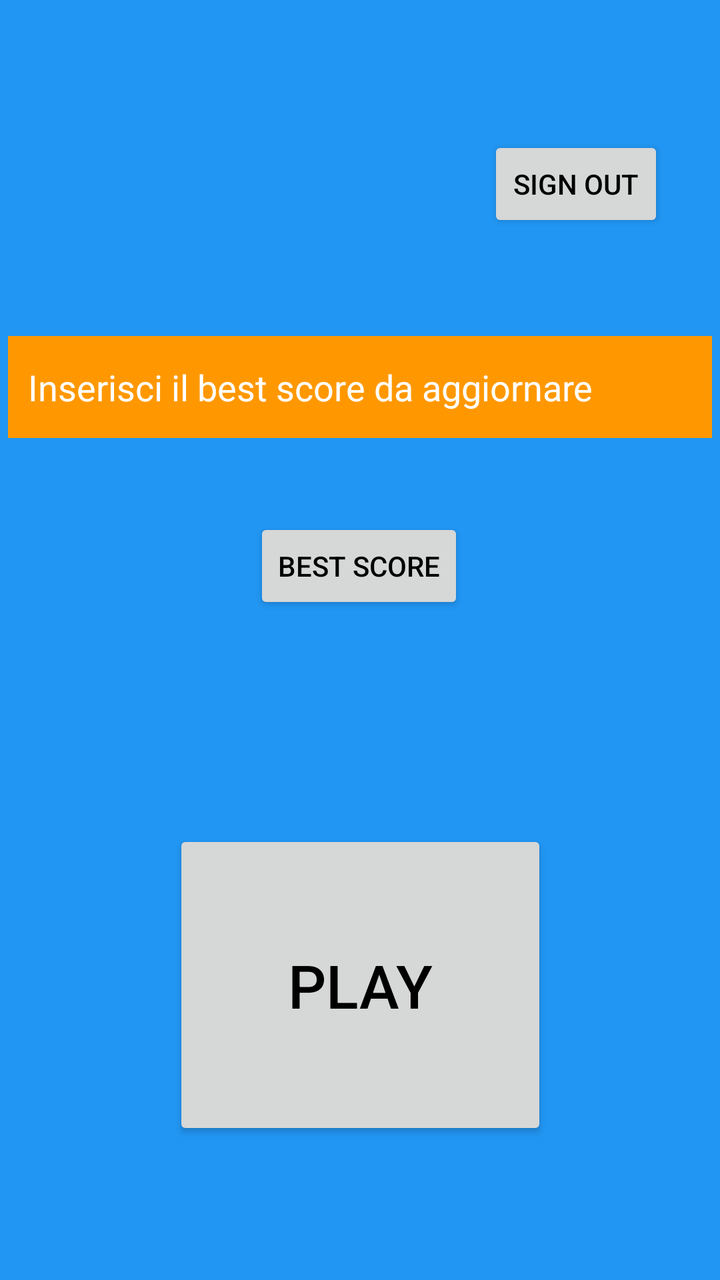
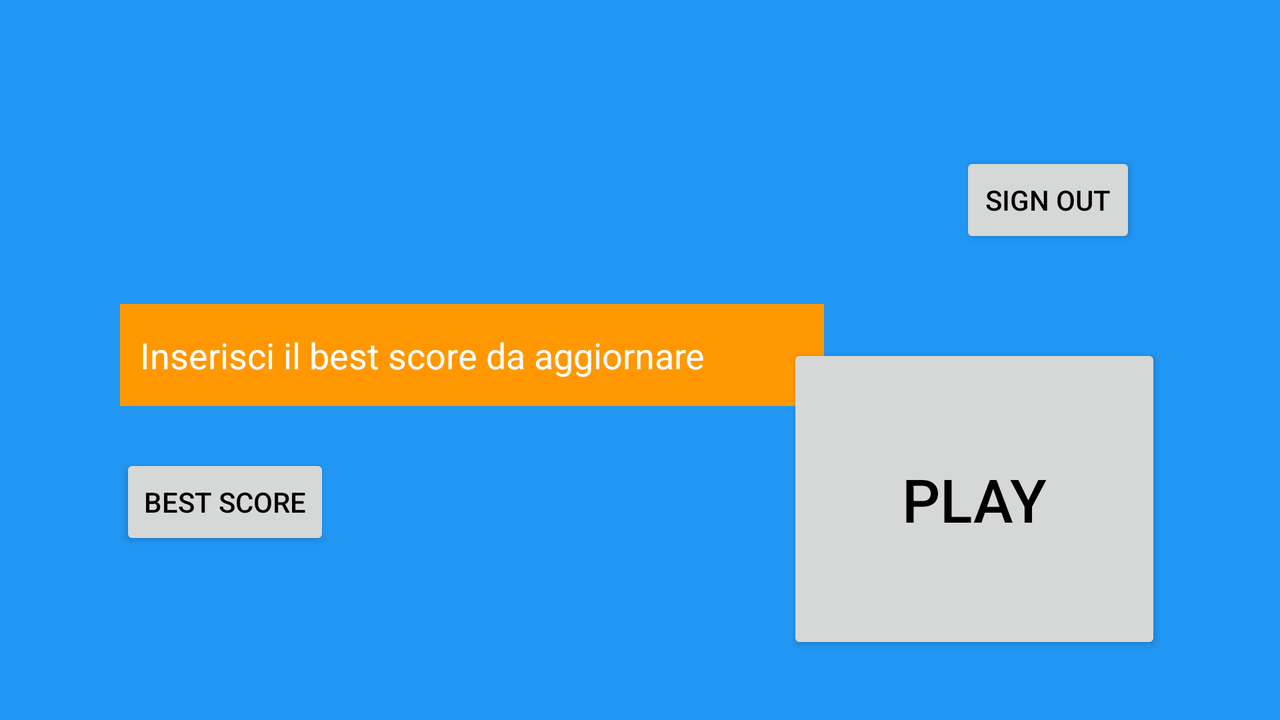

The same Android screen from two of the app's own layout files: first res/layout/ as a phone draws it, then the repository's variant for another configuration, drawn on a device whose configuration selects that folder. Both files follow.
<!-- AndroidManifest.xml: application theme Theme.MobileProject -->
<!-- res/layout/fragment_second.xml -->
<?xml version="1.0" encoding="utf-8"?>
<androidx.constraintlayout.widget.ConstraintLayout xmlns:android="http://schemas.android.com/apk/res/android"
    xmlns:app="http://schemas.android.com/apk/res-auto"
    xmlns:tools="http://schemas.android.com/tools"
    android:layout_width="match_parent"
    android:layout_height="match_parent"
    android:background="#2196F3"
    tools:context=".SecondFragment">


    <Button
        android:id="@+id/signout"
        android:layout_width="wrap_content"
        android:layout_height="wrap_content"
        android:layout_marginTop="68dp"
        android:layout_marginEnd="28dp"
        android:text="@string/signout_but"
        app:layout_constraintEnd_toEndOf="parent"
        app:layout_constraintTop_toTopOf="parent" />

    <Button
        android:id="@+id/playgamebut"
        android:layout_width="187dp"
        android:layout_height="155dp"
        android:text="@string/play_text"
        android:textSize="30sp"
        app:layout_constraintBottom_toBottomOf="parent"
        app:layout_constraintEnd_toEndOf="parent"
        app:layout_constraintStart_toStartOf="parent"
        app:layout_constraintTop_toBottomOf="@+id/bestScoreProva"
        app:layout_constraintVertical_bias="0.606" />

    <EditText
        android:id="@+id/editBestScore"
        android:layout_width="352dp"
        android:layout_height="51dp"
        android:layout_marginTop="168dp"
        android:background="#000000"
        android:backgroundTint="#FF9800"
        android:ems="10"
        android:hint="Inserisci il best score da aggiornare"
        android:inputType="textPersonName"
        android:padding="10dp"
        app:layout_constraintEnd_toEndOf="parent"
        app:layout_constraintHorizontal_bias="0.491"
        app:layout_constraintStart_toStartOf="parent"
        app:layout_constraintTop_toTopOf="parent" />

    <Button
        android:id="@+id/bestScoreProva"
        android:layout_width="wrap_content"
        android:layout_height="wrap_content"
        android:layout_marginTop="40dp"
        android:text="@string/best_score"
        app:layout_constraintEnd_toEndOf="parent"
        app:layout_constraintHorizontal_bias="0.498"
        app:layout_constraintStart_toStartOf="parent"
        app:layout_constraintTop_toBottomOf="@+id/editBestScore" />

</androidx.constraintlayout.widget.ConstraintLayout>
<!-- resources referenced by this layout -->
<resources>
  <string name="best_score">BEST SCORE</string>
  <string name="play_text">PLAY</string>
  <string name="signout_but">SIGN OUT</string>
  <style name="Theme.MobileProject" parent="Theme.AppCompat.Light">
          
  
          <item name="colorPrimary">@color/theme2</item>
          <item name="colorPrimaryDark">@color/theme3</item>
          <item name="colorAccent">@color/theme1</item>
  
  
          <item name="android:colorBackground">@color/theme1</item>
          <item name="android:textColor">@color/black</item>
          <item name="android:editTextColor">@color/white</item>
          <item name="android:textColorHint">@color/grey</item>
  
  
  
          
          <item name="windowActionBar">false</item>
          <item name="windowNoTitle">true</item>
      </style>
  <color name="theme2">#FF9800</color>
  <color name="theme3">#FF5722</color>
  <color name="theme1">#03A9F4</color>
  <color name="black">#FF000000</color>
  <color name="white">#FFFFFFFF</color>
</resources>
<!-- res/layout-land/fragment_second.xml (the repository's variant of the layout above) -->
<!-- drawn on the phone turned sideways -->
<?xml version="1.0" encoding="utf-8"?>
<androidx.constraintlayout.widget.ConstraintLayout xmlns:android="http://schemas.android.com/apk/res/android"
    xmlns:app="http://schemas.android.com/apk/res-auto"
    xmlns:tools="http://schemas.android.com/tools"
    android:layout_width="match_parent"
    android:layout_height="match_parent"
    android:background="#2196F3"
    tools:context=".SecondFragment">


    <Button
        android:id="@+id/signout"
        android:layout_width="wrap_content"
        android:layout_height="wrap_content"
        android:layout_marginTop="76dp"
        android:layout_marginEnd="72dp"
        android:text="@string/signout_but"
        app:layout_constraintEnd_toEndOf="parent"
        app:layout_constraintTop_toTopOf="parent" />

    <Button
        android:id="@+id/playgamebut"
        android:layout_width="187dp"
        android:layout_height="155dp"
        android:layout_marginTop="172dp"
        android:text="@string/play_text"
        android:textSize="30sp"
        app:layout_constraintEnd_toEndOf="parent"
        app:layout_constraintHorizontal_bias="0.869"
        app:layout_constraintStart_toStartOf="parent"
        app:layout_constraintTop_toTopOf="parent" />

    <EditText
        android:id="@+id/editBestScore"
        android:layout_width="352dp"
        android:layout_height="51dp"
        android:layout_marginStart="60dp"
        android:layout_marginTop="152dp"
        android:background="#000000"
        android:backgroundTint="#FF9800"
        android:ems="10"
        android:hint="Inserisci il best score da aggiornare"
        android:inputType="textPersonName"
        android:padding="10dp"
        app:layout_constraintStart_toStartOf="parent"
        app:layout_constraintTop_toTopOf="parent" />

    <Button
        android:id="@+id/bestScoreProva"
        android:layout_width="wrap_content"
        android:layout_height="wrap_content"
        android:layout_marginStart="60dp"
        android:layout_marginTop="24dp"
        android:text="@string/best_score"
        app:layout_constraintStart_toStartOf="parent"
        app:layout_constraintTop_toBottomOf="@+id/editBestScore" />

</androidx.constraintlayout.widget.ConstraintLayout>
